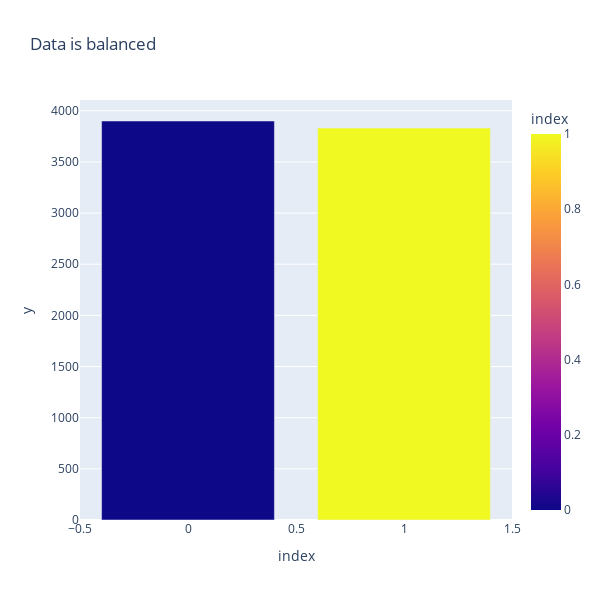

The cell this chart's notebook holds for it:
### Code cell
depression_count = df.is_depression.value_counts()
fig = px.bar(depression_count, x=depression_count.index, y=depression_count.values, color=depression_count.index,
             title='Data is balanced', height=600, width=600)
fig.show()

### Figure 1 — Plotly figure (JSON) as saved in the notebook; plotly's stock layout.template omitted (floating-point values rounded to 4 significant figures)
{"data": [{"alignmentgroup": "True", "hovertemplate": "index=%{marker.color}<br>y=%{y}<extra></extra>", "legendgroup": "", "marker": {"color": [0, 1], "coloraxis": "coloraxis", "pattern": {"shape": ""}}, "name": "", "offsetgroup": "", "orientation": "v", "showlegend": false, "textposition": "auto", "type": "bar", "x": [0, 1], "xaxis": "x", "y": [3900, 3831], "yaxis": "y"}], "layout": {"barmode": "relative", "coloraxis": {"colorbar": {"title": {"text": "index"}}, "colorscale": [[0, "#0d0887"], [0.1111, "#46039f"], [0.2222, "#7201a8"], [0.3333, "#9c179e"], [0.4444, "#bd3786"], [0.5556, "#d8576b"], [0.6667, "#ed7953"], [0.7778, "#fb9f3a"], [0.8889, "#fdca26"], [1, "#f0f921"]]}, "height": 600, "legend": {"tracegroupgap": 0}, "title": {"text": "Data is balanced"}, "width": 600, "xaxis": {"anchor": "y", "domain": [0, 1], "title": {"text": "index"}}, "yaxis": {"anchor": "x", "domain": [0, 1], "title": {"text": "y"}}}}
